Frame 1 (no input): blank canvas, image omitted
Frame 60 (no input): blank canvas, image omitted
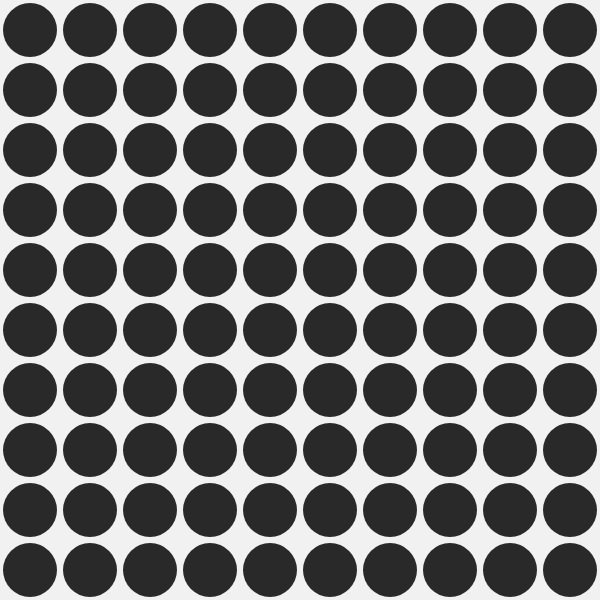
Frame 120 (the mouse pressed at the canvas centre since frame 60)

The p5.js sketch whose frames 1 and 60 were blank and that drew this single picture after the mouse press (run headless with seeded random() and noise() and a simulated clock; from frame 60 on, the mouse is pressed at the canvas centre):

// p5.js sketch
// ── sketch.js
let fg= '#292929';
let bg='#f1f1f1';

function setup() {
  createCanvas(600, 600);
}

function draw() {
  background(bg);
  noStroke();
  fill(fg);

  let tilesX = mouseX / 30;
  let tilesY = mouseY / 30;

  let tileW = width / tilesX;
  let tileH = height / tilesY;
  translate(tileW/2, tileH/2);
  
  for (let x = 0; x < tilesX; x++) {
    for (let y = 0; y < tilesY; y++) {
      ellipse(x*tileW, y*tileH, tileW * 0.9, tileH * 0.9);
    }
  }
}
